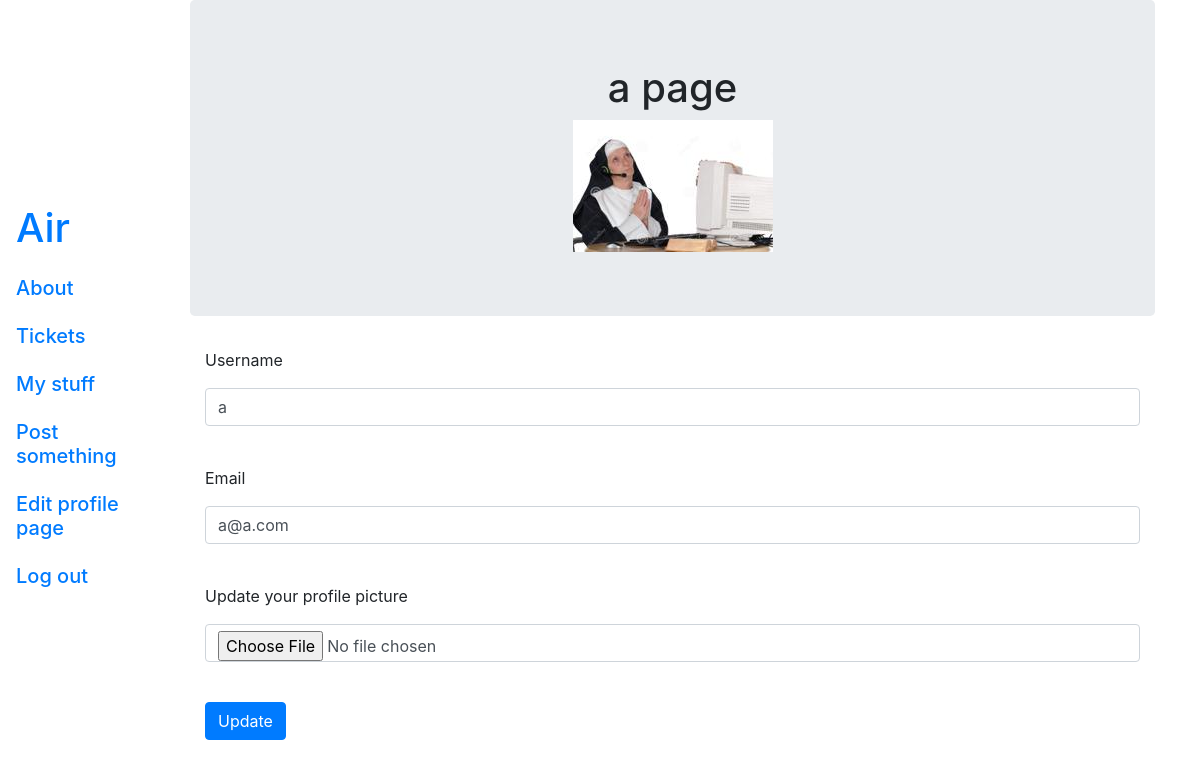
The app's page /account (signed in) with its own data.
### blog/models.py (models this page shows, shortened)
class User(db.Model, UserMixin):
    __tablename__ = 'users'
    id = db.Column(db.Integer, primary_key=True)
    profile_image = db.Column(db.String(64), nullable=False, default='default2.png')
    email = db.Column(db.String(64), unique=True, index=True)
    username = db.Column(db.String(64), unique=True, index=True)
    password_hash = db.Column(db.String(128))
    posts = db.relationship('Post', backref='author', lazy=True)
    tickets = db.relationship('Ticket', backref='consumer', lazy=True)

### blog/users/views.py (the view)
@users.route('/account', methods=['GET', 'POST'])
@login_required
def account():
    form = UpdateUserForm()
    if form.validate_on_submit():
        if form.picture.data:
            username = current_user.username
            pic = add_profile_pic(form.picture.data, username)
            current_user.profile_image = pic
        current_user.username = form.username.data
        current_user.email = form.email.data
        db.session.commit()
        flash('User updated')
        return redirect(url_for('users.account'))
    elif request.method == "GET":
        form.username.data = current_user.username
        form.email.data = current_user.email
    profile_image = url_for('static', filename = 'profile_pics/' + current_user.profile_image)
    return render_template('account.html', profile_image=profile_image, form=form)

### blog/users/forms.py (shortened to what this page needs)
class UpdateUserForm(FlaskForm):
    email = StringField('Email', validators=[DataRequired(), Email()])
    username = StringField('Username', validators=[DataRequired()])
    picture = FileField('Update your profile picture', validators=[FileAllowed(['jpg', 'png'])])
    submit = SubmitField('Update')

### blog/models.py (called while the page is built)
@login_manager.user_loader
def load_user(user_id):
    return User.query.get(user_id)

### blog/templates/account.html (shortened to what this page needs)
{% extends 'base.html' %}
{% block content %}
    <div class="jumbotron">
        <div align="center">
            <h1>{{current_user.username}} page</h1>
            <img align='center' src="{{url_for('static', filename='profile_pics/'+current_user.profile_image)}}">
        </div>
    </div>
    <div class="container">
        <form method="POST" action="" enctype="multipart/form-data">
            <div class="form-group">
                {{form.username.label(class='form-group')}}{{form.username(class='form-control')}}<br>
            </div>
            <div class="form-group">
                {{form.email.label(class='form-group')}}{{form.email(class='form-control')}}<br>
            </div>
            <div class="form-group">
                {{form.picture.label(class='form-group')}}{{form.picture(class='form-control')}}<br>
            </div>
            <div class="form-group">
                {{form.submit(class = 'btn btn-primary')}}<br>
            </div>
        </form>
    </div>
{% endblock %}

### records on screen
User: username "a", profile_image (picture), email "a@a.com"
